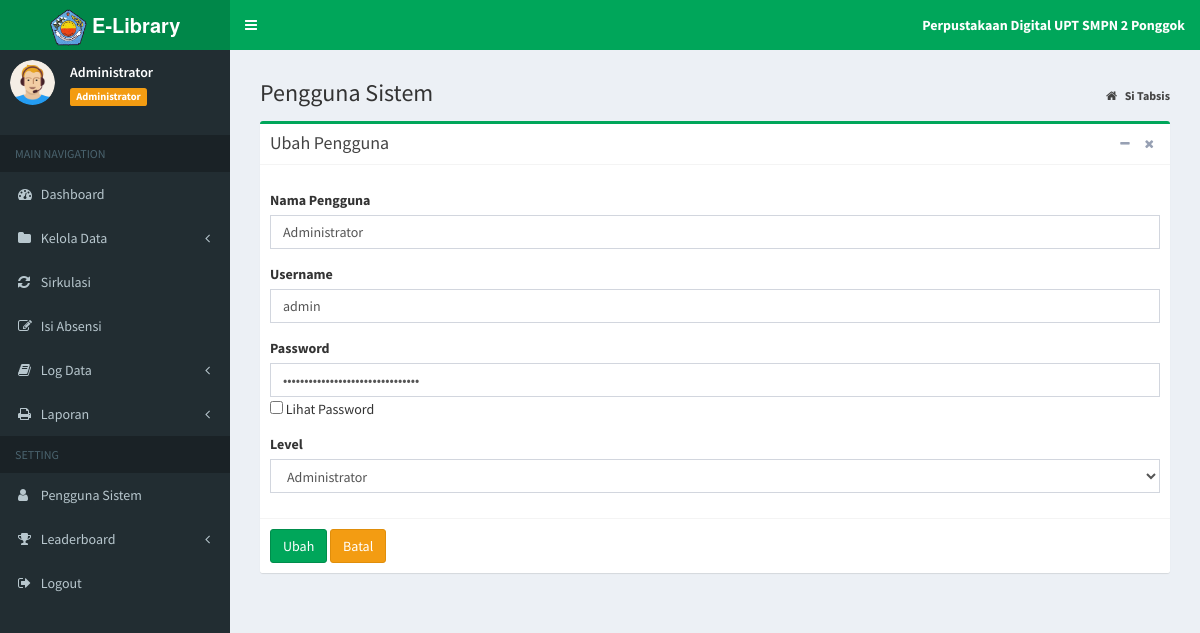
/?page=MyApp/edit_pengguna&kode=1 (signed in), run on the app's committed database.
### tables this page shows
CREATE TABLE `tb_pengguna` (
  `id_pengguna` int NOT NULL,
  `nama_pengguna` varchar(20) NOT NULL,
  `username` varchar(20) NOT NULL,
  `password` varchar(35) NOT NULL,
  `level` enum('Administrator','Petugas','Anggota') NOT NULL
);

### admin/pengguna/edit_pengguna.php (the view, shortened to what this page needs)
<?php
    if(isset($_GET['kode'])){
        $sql_cek = "SELECT * FROM tb_pengguna WHERE id_pengguna='".$_GET['kode']."'";
        $query_cek = mysqli_query($koneksi, $sql_cek);
        $data_cek = mysqli_fetch_array($query_cek,MYSQLI_BOTH);
    }
?>
<section class="content-header">
	<h1>
		Pengguna Sistem
	</h1>
	<ol class="breadcrumb">
		<li>
			<a href="index.php">
				<i class="fa fa-home"></i>
				<b>Si Tabsis</b>
			</a>
		</li>
	</ol>
</section>
<section class="content">
	<div class="row">
		<div class="col-md-12">
			<div class="box box-success">
				<div class="box-header with-border">
					<h3 class="box-title">Ubah Pengguna</h3>
					<div class="box-tools pull-right">
						<button type="button" class="btn btn-box-tool" data-widget="collapse">
							<i class="fa fa-minus"></i>
						</button>
						<button type="button" class="btn btn-box-tool" data-widget="remove">
							<i class="fa fa-remove"></i>
						</button>
					</div>
				</div>
				<form action="" method="post" enctype="multipart/form-data">
					<div class="box-body">
						<div class="form-group">
							<label>Nama Pengguna</label>
							<input class="form-control" name="nama_pengguna" value="<?php echo $data_cek['nama_pengguna']; ?>"
							/>
						</div>
						<div class="form-group">
							<label>Username</label>
							<input class="form-control" name="username" value="<?php echo $data_cek['username']; ?>"
							/>
						</div>
						<div class="form-group">
							<label for="exampleInputPassword1">Password</label>
							<input type="password" class="form-control" name="password" id="pass" value="<?php echo $data_cek['password']; ?>"
							/>
							<input id="mybutton" onclick="change()" type="checkbox" class="form-checkbox"> Lihat Password
						</div>
						<div class="form-group">
							<label>Level</label>
							<select name="level" id="level" class="form-control" required>
								<?php
                            if ($data_cek['level'] == "Administrator") echo "<option value='Administrator' selected>Administrator</option>";
                            else echo "<option value='Administrator'>Administrator</option>";
                        ?>
							</select>
						</div>
					</div>
					<div class="box-footer">
						<input type="submit" name="Ubah" value="Ubah" class="btn btn-success">
						<a href="?page=MyApp/data_pengguna" title="Kembali" class="btn btn-warning">Batal</a>
					</div>
				</form>
			</div>
</section>

### data on the page
tb_pengguna: nama_pengguna "Administrator", username "admin", level "Administrator"

### other printed values
$data_nama "Administrator"
$data_level "Administrator"
